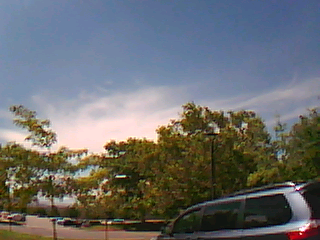
#> input picture images/01-04_08_23__736_A.bmp, 320 x 240 px, given in place of 2023-08-01-04__20.bmp, which was not available
$ jupyter execute --allow-errors pix2pix_training_stereofog.ipynb   (shell and % lines are left out)   (older library calls are emulated)   (text cells are left out)
#> lines starting #> are read from the running program, lines starting #| are printed output that depends on the picture; long printed decimals are rounded; pictures that were not available may be replaced by others from this repository, and a replacement may not be noted
[cell 1]
import matplotlib.pyplot as plt
import matplotlib
from matplotlib import cm   # colormap for the rating of the fogginess
import shutil
import os
import random
import cv2
import numpy as np
from skimage.metrics import structural_similarity

#> (the rest of this cell did not finish here and is left out)

[cell 2]
path = 'datasets/stereofog_images'

folders = [item for item in os.listdir(path)]

for folder in folders:
    for subfolder in ['A', 'B']:

        if subfolder not in os.listdir(path):
            os.mkdir(path+'/'+subfolder)

        files = [item for item in os.listdir(path+'/'+folder+'/'+subfolder) if item[0] != '.']

        for file in files:
            os.rename(path+'/'+folder+'/'+subfolder+'/'+file, path+'/'+subfolder+'/'+file)

    shutil.rmtree(path+'/'+folder)

[cell 3]
path = 'datasets/stereofog_images'

all_files = os.listdir(path + '/A')

random.seed(0)

subset_train = random.sample(all_files, round(len(all_files)*0.8))

remaining = list(set(all_files) - set(subset_train))

subset_val = random.sample(remaining, round(len(remaining)*0.5))

subset_test = list(set(remaining) - set(subset_val))

subfolders = ['/train', '/val', '/test']

for folder in ['/A', '/B']:
	for subfolder, subset in zip (subfolders, [subset_train, subset_val, subset_test]):
		try:
			os.listdir(path + folder + subfolder)
		except:
			os.mkdir(path + folder + subfolder)

		for file in subset:
			file_name = os.path.join(path + folder, file)
			new_file_name = os.path.join(path + folder + subfolder, file)
			os.rename(file_name, new_file_name) # Moving the files from folder (A or B) into subfolder (train, val, test)

[cell 4]
results_path = './results/stereofog_pix2pix/test_latest/images/'

min_fog_value_limit = -7
max_fog_value_limit = -5
center_fog_value_limit = min_fog_value_limit + (max_fog_value_limit - min_fog_value_limit)*0.4
norm = matplotlib.colors.Normalize(vmin=min_fog_value_limit, vmax=max_fog_value_limit)    # Normalizer for the values of the colormap rating the fogginess of the image: https://stackoverflow.com/questions/25408393/getting-individual-colors-from-a-color-map-in-matplotlib

images = [entry for entry in os.listdir(results_path) if 'fake_B' in entry]
random.seed(16)
random.shuffle(images)

limit = 10

os.listdir('./datasets/stereofog_data/A/test')[0]

orig_img = plt.imread('./datasets/stereofog_data/A/test/2023-08-01-04__20.bmp')
#> orig_img is the input picture: shape (240, 320, 3); mean R, G, B 107.1, 109, 110.7

ratio = orig_img.shape[1]/orig_img.shape[0]
#> ratio = 1.33

width_per_image = 4
height_per_image = width_per_image / ratio
#> height_per_image = 3
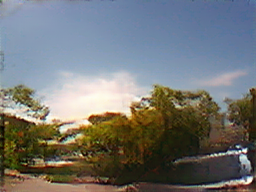
#> input picture images/2023-08-01-04__736_fake_B.bmp, 256 x 192 px, found by its file name
#> further down, img1 is the input picture: shape (192, 256, 3) float32; mean R, G, B 0.453, 0.46, 0.457
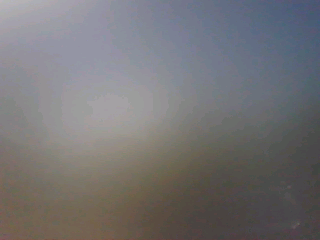
#> input picture images/2023-08-01-04__736_real_A.bmp, 320 x 240 px, given in place of 2023-08-01-04__736_real_A.png, which was not available
#> further down, img2 is the input picture: shape (240, 320, 3); mean R, G, B 116.2, 114.8, 116.8
#> `fogged_image_gray = cv2.cvtColor(cv2.imread(results_path + images[i][:..`:
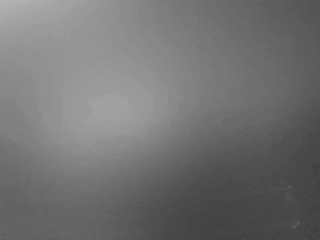
#> fogged_image_gray: shape (240, 320); min 64, max 182, mean 113.8

fig = plt.figure(figsize=(3*width_per_image,limit*height_per_image))

ax = [fig.add_subplot(limit,3,i+1) for i in range(limit*3)]

ax[0].text(0.5, 1.05, 'fake', fontsize=15, color='k', fontweight='black', ha='center', transform=ax[0].transAxes)
ax[1].text(0.5, 1.05, 'foggy real', fontsize=15, color='k', fontweight='black', ha='center', transform=ax[1].transAxes)
ax[2].text(0.5, 1.05, 'clear real', fontsize=15, color='k', fontweight='black', ha='center', transform=ax[2].transAxes)

# fig, ax = plt.subplots(limit,3)
#> (the rest of this cell did not finish here and is left out)

[cell 5]
results_path = './results/stereofog_pix2pix/test_latest/images/'

min_fog_value_limit = -7
max_fog_value_limit = -5
center_fog_value_limit = min_fog_value_limit + (max_fog_value_limit - min_fog_value_limit)*0.4
norm = matplotlib.colors.Normalize(vmin=min_fog_value_limit, vmax=max_fog_value_limit)    # Normalizer for the values of the colormap rating the fogginess of the image: https://stackoverflow.com/questions/25408393/getting-individual-colors-from-a-color-map-in-matplotlib

images = [entry for entry in os.listdir(results_path) if 'fake_B' in entry]
random.seed(16)
random.shuffle(images)

limit = 10

os.listdir('./datasets/stereofog_data/A/test')[0]

orig_img = plt.imread('./datasets/stereofog_data/A/test/2023-08-01-04__20.bmp')

ratio = orig_img.shape[1]/orig_img.shape[0]
print(ratio)
#| 1.333
